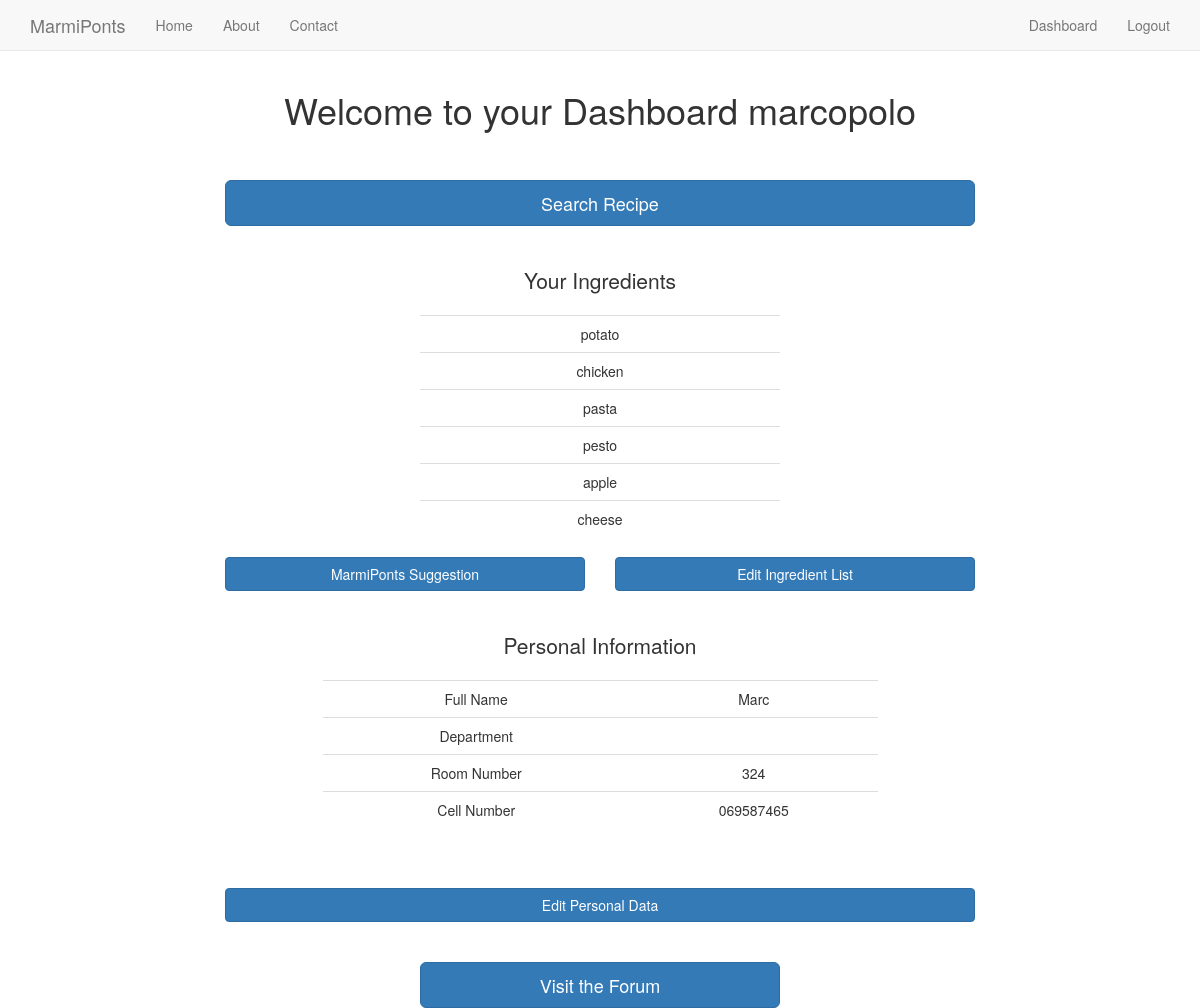
Before: /dashboard/ (signed in) with the older database file.
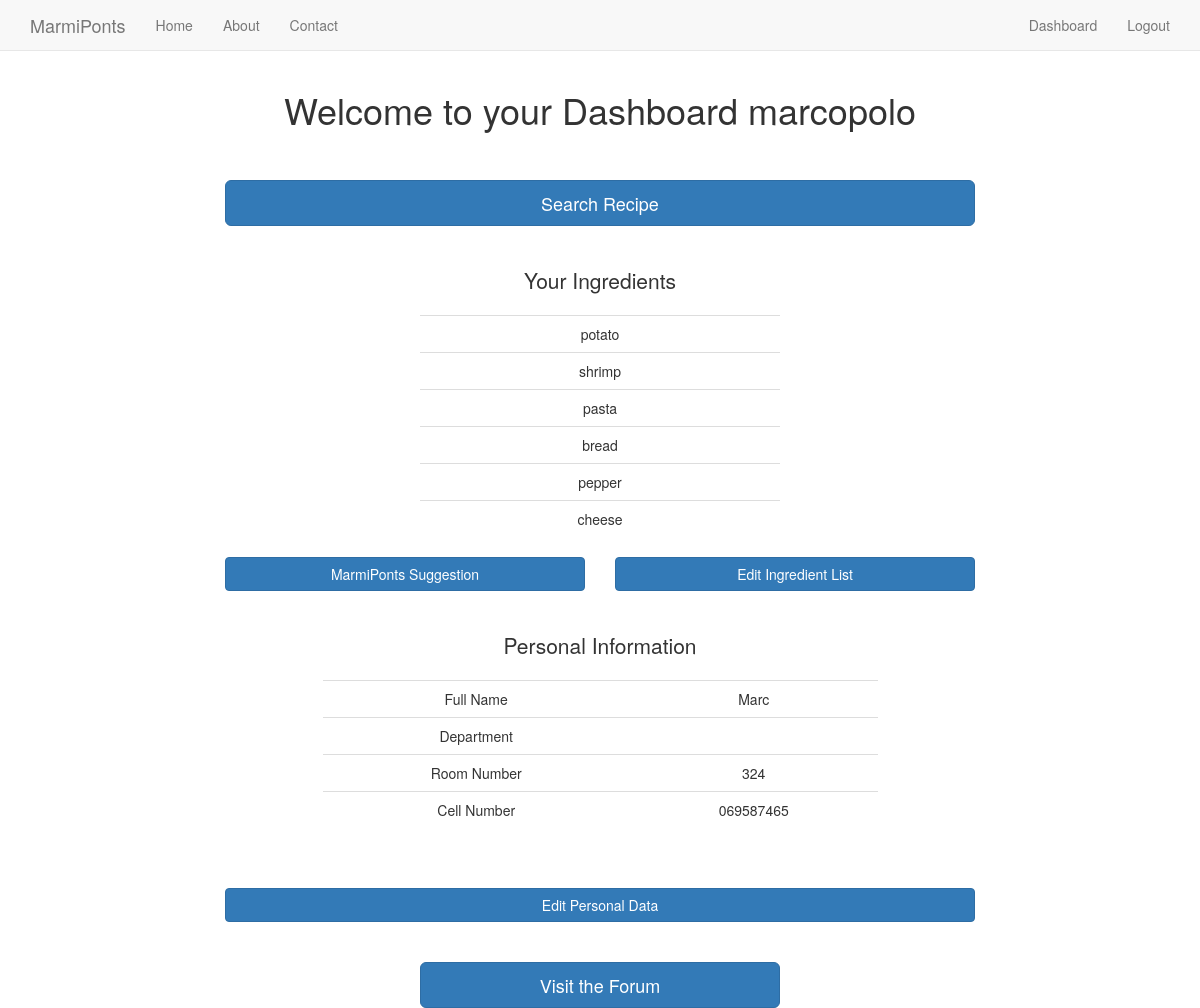
After: the same page with the newer database file.
### Core/models.py (models this page shows, shortened)
class Ingredient(models.Model):
	user = models.ForeignKey(User)
	ingredient = models.CharField(max_length=20, null=False, blank=False)

class Information(models.Model):
    user = models.ForeignKey(User)
    Last_name = models.CharField(max_length=15, null=True, blank=True)
    First_name = models.CharField(max_length=15, null=True, blank=True)
    Departement = models.CharField(max_length=15, null=True, blank=True)
    Room_number = models.CharField(max_length=10)
    Telephone_number = models.CharField(max_length=13, null=True, blank=True)
    pub_date = models.DateTimeField(auto_now_add=True, null=True, blank=True)

### Core/views.py (the view)
# urls.py: url(r'^dashboard/$', 'Core.views.dashboard', name='dashboard'),
@login_required
def dashboard(request):
	context={}
	Information_list = Information.objects.filter(user=request.user)
	Ingredient_list = Ingredient.objects.filter(user=request.user)
	Text_Info_Perso= "You did not edited your Personal Data! Do it ASAP to enjoy MarmiPonts"
	Text_Info_Ingred= "You have nothing in your Ingredient list!"
	if len(Information_list)>0:
		context["info"]= Information_list[0]
	else:
		context["textinfo_perso"]= Text_Info_Perso
	if len(Ingredient_list)>0:
		context["ingred"] = Ingredient_list
	else:
		context["textinfo_ingred"]=Text_Info_Ingred
	return render(request, "dashboard.html",context)

### templates/dashboard.html (shortened to what this page needs)
{% extends "base.html" %}
{% load staticfiles %}
{%block content%}
<h1 class=' text-align-center'>  Welcome to your Dashboard {{user}} </h1>
<br> <br>
<div class='row'>
	<div class='col-sm-8 col-sm-offset-2'>
			<form action="{% url 'search'%}" method="GET">
			<input class='btn  btn-primary btn-block btn-lg' type="submit" value="Search Recipe"/>
			</form>
	</div>
</div>
<br> <br>
{% if ingred %}
<div class='row'>
	<div class='col-sm-4 col-sm-offset-4'>
	<p class='lead text-align-center'> Your Ingredients </p>
<table class='table'>
	{% for instance in ingred %}
		<tr><td class='text-align-center'> {{instance.ingredient}} 	</td></tr>
	{%endfor%}
</table>
</div>
</div>
<div class='row'>
	<div class='col-xs-4 col-xs-offset-2'>
			<form action="{% url 'suggest'%}" method="GET">
			<input class='btn  btn-primary btn-block' type="submit" value="MarmiPonts Suggestion"/>
			</form>
	</div>
	<div class='col-xs-4'>
			<form action="{% url 'ingredients'%}" method="GET">
			<input class='btn  btn-primary btn-block' type="submit" value="Edit Ingredient List"/>
			</form>
	</div>
</div>
{% endif%}
<br> <br>
{% if info %}
<div class='row'>
	<div class='col-sm-6 col-sm-offset-3'>
	<p class='lead text-align-center'> Personal Information </p>
<table class='table'>
		<tr><td class='text-align-center'> Full Name 	</td><td class='text-align-center'>{{info.First_name}} {{info.Last_name}}</td></tr>
		<tr><td class='text-align-center'> Department </td><td class='text-align-center'>{{info.Departement}}</td></tr>
		<tr><td class='text-align-center'> Room Number </td><td class='text-align-center'>{{info.Room_number}}</td></tr>
		<tr><td class='text-align-center'> Cell Number </td><td class='text-align-center'>{{info.Telephone_number}}</td></tr>
</table>
</div>
</div>
{% endif %}
<br>
<div class='row'>
	<div class='col-sm-8 col-sm-offset-2'>
			<form action="{% url 'personalinfo'%}" method="GET">
			<input class='btn  btn-primary btn-block' type="submit" value="Edit Personal Data"/>
			</form>
	</div>
</div>
<br> <br>
<div class='row'>
	<div class='col-sm-4 col-sm-offset-4'>
			<form action="{% url 'forum'%}" method="GET">
			<input class='btn  btn-primary btn-block btn-lg' type="submit" value="Visit the Forum"/>
			</form>
	</div>
</div>
{%endblock%}

### templates/base.html (shortened to what this page needs)
{% load staticfiles %}
<!DOCTYPE html>
<html lang="en">
  <head>
    {% include 'head_css.html' %}
  </head>
  <body>
  {% include 'navbar.html' %}
    <div class="container">
      {% block content %}
      {% endblock %}
    </div>
  </body>
</html>

### templates/head_css.html
    {% load staticfiles %}
    <link href="{% static 'css/bootstrap.min.css' %}" rel="stylesheet">
   <link href="{% static 'css/navbar-static-top.css' %}" rel="stylesheet">
   <link href="{% static 'css/custom.css' %}" rel="stylesheet">

### templates/navbar.html (shortened to what this page needs)
{% load staticfiles %}
    <nav class="navbar navbar-default navbar-static-top">
      <div class="container">
        <div class="navbar-header">
          <a class="navbar-brand" href="/">MarmiPonts</a>
        </div>
        <div id="navbar" class="navbar-collapse collapse">
          <ul class="nav navbar-nav">
            <li><a href="/">Home</a></li>
            <li><a href="{% url 'about' %}">About</a></li>
            <li><a href="{% url 'contact' %}">Contact</a></li>
          </ul>
          <ul class="nav navbar-nav navbar-right">
            {% if request.user.is_authenticated %}
            <li><a href="{% url 'dashboard' %}">Dashboard</a></li>
            <li><a href="{% url 'auth_logout' %}">Logout</a></li>
            {% else %}
            <li><a href="{% url 'registration_register' %}">Register</a></li>
            {% endif %}
          </ul>
        </div>
      </div>
    </nav>

### templates/javascript.html (shortened to what this page needs)
{% load staticfiles %}

### static_in_pro/our_static/css/navbar-static-top.css (style rules this page uses)
body { min-height: 1000px; }
.navbar-static-top { margin-bottom: 19px; }

### static_in_pro/our_static/css/custom.css (style rules this page uses)
.text-align-center { text-align: center; }

Changed rows visible on the page:
removed Ingredient: ingredient "chicken"
removed Ingredient: ingredient "pesto"
removed Ingredient: ingredient "apple"
added Ingredient: ingredient "shrimp"
added Ingredient: ingredient "bread"
added Ingredient: ingredient "pepper"
